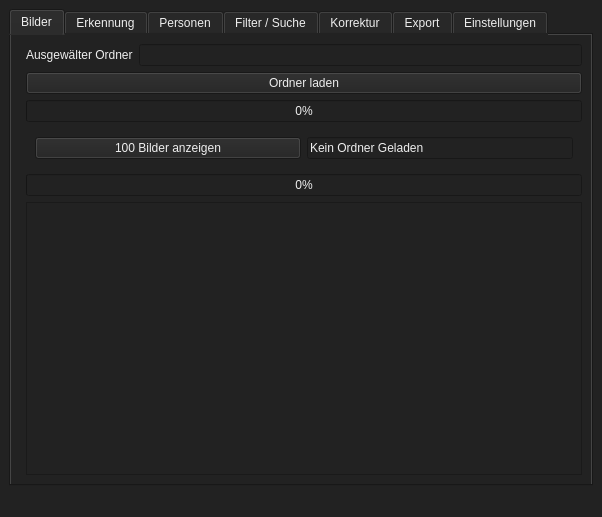
<?xml version="1.0" encoding="UTF-8"?>
<ui version="4.0">
 <class>MainWindow</class>
 <widget class="QMainWindow" name="MainWindow">
  <property name="geometry">
   <rect>
    <x>0</x>
    <y>0</y>
    <width>602</width>
    <height>517</height>
   </rect>
  </property>
  <property name="sizePolicy">
   <sizepolicy hsizetype="Expanding" vsizetype="Expanding">
    <horstretch>0</horstretch>
    <verstretch>0</verstretch>
   </sizepolicy>
  </property>
  <property name="windowTitle">
   <string>Face Sort App</string>
  </property>
  <property name="styleSheet">
   <string notr="true">background-color: #222; color: #EEE;</string>
  </property>
  <widget class="QWidget" name="centralwidget">
   <property name="sizePolicy">
    <sizepolicy hsizetype="Expanding" vsizetype="Expanding">
     <horstretch>0</horstretch>
     <verstretch>0</verstretch>
    </sizepolicy>
   </property>
   <layout class="QVBoxLayout" name="verticalLayout_4">
    <item>
     <widget class="QTabWidget" name="tabWidget">
      <property name="sizePolicy">
       <sizepolicy hsizetype="Expanding" vsizetype="Expanding">
        <horstretch>1</horstretch>
        <verstretch>1</verstretch>
       </sizepolicy>
      </property>
      <property name="currentIndex">
       <number>0</number>
      </property>
      <widget class="QWidget" name="tab_images">
       <attribute name="title">
        <string>Bilder</string>
       </attribute>
       <layout class="QFormLayout" name="formLayout_3">
        <item row="0" column="1">
         <layout class="QHBoxLayout" name="horizontalLayout_3">
          <item>
           <widget class="QLabel" name="selected_folder">
            <property name="text">
             <string>Ausgewälter Ordner</string>
            </property>
           </widget>
          </item>
          <item>
           <widget class="QLineEdit" name="selected_folder_path"/>
          </item>
         </layout>
        </item>
        <item row="1" column="1">
         <widget class="QPushButton" name="btn_load_folder">
          <property name="text">
           <string>Ordner laden</string>
          </property>
         </widget>
        </item>
        <item row="2" column="1">
         <widget class="QProgressBar" name="ordner_loading_names_to_progressbar">
          <property name="value">
           <number>0</number>
          </property>
         </widget>
        </item>
        <item row="5" column="0">
         <layout class="QVBoxLayout" name="verticalLayout"/>
        </item>
        <item row="5" column="1">
         <widget class="QProgressBar" name="ordner_loading_pictures_progressbar">
          <property name="enabled">
           <bool>true</bool>
          </property>
          <property name="value">
           <number>0</number>
          </property>
         </widget>
        </item>
        <item row="6" column="1">
         <widget class="QListWidget" name="ordner_list_bilder">
          <property name="sizePolicy">
           <sizepolicy hsizetype="Expanding" vsizetype="Expanding">
            <horstretch>0</horstretch>
            <verstretch>2</verstretch>
           </sizepolicy>
          </property>
          <property name="iconSize">
           <size>
            <width>200</width>
            <height>200</height>
           </size>
          </property>
          <property name="resizeMode">
           <enum>QListView::ResizeMode::Adjust</enum>
          </property>
          <property name="viewMode">
           <enum>QListView::ViewMode::IconMode</enum>
          </property>
         </widget>
        </item>
        <item row="4" column="1">
         <widget class="QWidget" name="widget" native="true">
          <layout class="QHBoxLayout" name="horizontalLayout_2">
           <item>
            <widget class="QPushButton" name="bilder_anzeigen">
             <property name="sizePolicy">
              <sizepolicy hsizetype="Expanding" vsizetype="Fixed">
               <horstretch>0</horstretch>
               <verstretch>0</verstretch>
              </sizepolicy>
             </property>
             <property name="text">
              <string>100 Bilder anzeigen</string>
             </property>
            </widget>
           </item>
           <item>
            <widget class="QLineEdit" name="bilder_laden_meldung">
             <property name="sizePolicy">
              <sizepolicy hsizetype="MinimumExpanding" vsizetype="Fixed">
               <horstretch>0</horstretch>
               <verstretch>0</verstretch>
              </sizepolicy>
             </property>
             <property name="text">
              <string>Kein Ordner Geladen</string>
             </property>
             <property name="readOnly">
              <bool>true</bool>
             </property>
            </widget>
           </item>
          </layout>
         </widget>
        </item>
       </layout>
      </widget>
      <widget class="QWidget" name="tab_detection">
       <attribute name="title">
        <string>Erkennung</string>
       </attribute>
       <layout class="QVBoxLayout" name="verticalLayout_5">
        <item>
         <widget class="QPushButton" name="btn_start_scan">
          <property name="text">
           <string>Erkennung starten</string>
          </property>
         </widget>
        </item>
        <item>
         <widget class="QProgressBar" name="scan_progressBar"/>
        </item>
        <item>
         <layout class="QGridLayout" name="gridLayout">
          <property name="spacing">
           <number>2</number>
          </property>
          <item row="1" column="0">
           <widget class="QLabel" name="label">
            <property name="sizePolicy">
             <sizepolicy hsizetype="MinimumExpanding" vsizetype="MinimumExpanding">
              <horstretch>0</horstretch>
              <verstretch>0</verstretch>
             </sizepolicy>
            </property>
            <property name="text">
             <string>asa</string>
            </property>
            <property name="alignment">
             <set>Qt::AlignmentFlag::AlignHCenter|Qt::AlignmentFlag::AlignTop</set>
            </property>
           </widget>
          </item>
          <item row="0" column="0">
           <widget class="QLabel" name="scan_aktuelles_bild_label">
            <property name="text">
             <string>Aktuelles Bild</string>
            </property>
            <property name="alignment">
             <set>Qt::AlignmentFlag::AlignCenter</set>
            </property>
           </widget>
          </item>
          <item row="0" column="1">
           <widget class="QLabel" name="scan_gefundene_gesichter_vorschau_label">
            <property name="text">
             <string>Gefundene Gesichter vorschau</string>
            </property>
            <property name="alignment">
             <set>Qt::AlignmentFlag::AlignCenter</set>
            </property>
           </widget>
          </item>
          <item row="1" column="1">
           <widget class="QLabel" name="label_2">
            <property name="sizePolicy">
             <sizepolicy hsizetype="MinimumExpanding" vsizetype="MinimumExpanding">
              <horstretch>0</horstretch>
              <verstretch>0</verstretch>
             </sizepolicy>
            </property>
            <property name="text">
             <string>TextLabel</string>
            </property>
           </widget>
          </item>
         </layout>
        </item>
       </layout>
      </widget>
      <widget class="QWidget" name="tab_persons">
       <attribute name="title">
        <string>Personen</string>
       </attribute>
       <layout class="QHBoxLayout" name="horizontalLayout">
        <item>
         <widget class="QListWidget" name="list_person_images">
          <property name="viewMode">
           <enum>QListView::ViewMode::IconMode</enum>
          </property>
         </widget>
        </item>
        <item>
         <widget class="QGroupBox" name="group_person_actions">
          <property name="title">
           <string>Aktionen</string>
          </property>
          <layout class="QVBoxLayout" name="verticalLayout_2">
           <item>
            <widget class="QPushButton" name="btn_set_primary">
             <property name="text">
              <string>Als Hauptbild</string>
             </property>
            </widget>
           </item>
           <item>
            <widget class="QPushButton" name="btn_delete_person">
             <property name="text">
              <string>Löschen</string>
             </property>
            </widget>
           </item>
           <item>
            <widget class="QPushButton" name="btn_merge_persons">
             <property name="text">
              <string>Zusammenführen</string>
             </property>
            </widget>
           </item>
           <item>
            <widget class="QPushButton" name="btn_rename_person">
             <property name="text">
              <string>Umbenennen</string>
             </property>
            </widget>
           </item>
          </layout>
         </widget>
        </item>
        <item>
         <widget class="QListWidget" name="list_persons"/>
        </item>
       </layout>
      </widget>
      <widget class="QWidget" name="tab_filter">
       <attribute name="title">
        <string>Filter / Suche</string>
       </attribute>
       <layout class="QVBoxLayout" name="layout_tab4">
        <item>
         <widget class="QLabel" name="label_filter_select">
          <property name="text">
           <string>Person(en) auswählen:</string>
          </property>
         </widget>
        </item>
        <item>
         <widget class="QListWidget" name="list_search_persons">
          <property name="selectionMode">
           <enum>QAbstractItemView::SelectionMode::MultiSelection</enum>
          </property>
         </widget>
        </item>
        <item>
         <widget class="QLabel" name="label_person_count">
          <property name="text">
           <string>Anzahl Personen im Bild:</string>
          </property>
         </widget>
        </item>
        <item>
         <widget class="QSpinBox" name="spin_person_count_filter">
          <property name="minimum">
           <number>1</number>
          </property>
          <property name="maximum">
           <number>10</number>
          </property>
         </widget>
        </item>
        <item>
         <layout class="QHBoxLayout" name="layout_exclusive">
          <item>
           <widget class="QLabel" name="label_exclusive">
            <property name="text">
             <string>Option:</string>
            </property>
           </widget>
          </item>
         </layout>
        </item>
        <item>
         <widget class="QRadioButton" name="radio_only_selected">
          <property name="text">
           <string>Nur ausgewählte</string>
          </property>
         </widget>
        </item>
        <item>
         <widget class="QRadioButton" name="radio_with_others">
          <property name="text">
           <string>Mit anderen</string>
          </property>
         </widget>
        </item>
        <item>
         <widget class="QPushButton" name="btn_apply_search">
          <property name="text">
           <string>Suche ausführen</string>
          </property>
         </widget>
        </item>
        <item>
         <widget class="QListWidget" name="list_search_results"/>
        </item>
       </layout>
      </widget>
      <widget class="QWidget" name="tab_correction">
       <property name="sizePolicy">
        <sizepolicy hsizetype="Expanding" vsizetype="Expanding">
         <horstretch>0</horstretch>
         <verstretch>0</verstretch>
        </sizepolicy>
       </property>
       <attribute name="title">
        <string>Korrektur</string>
       </attribute>
       <layout class="QVBoxLayout" name="verticalLayout_3">
        <item>
         <layout class="QVBoxLayout" name="layout_correction_right">
          <item>
           <widget class="QLabel" name="label_preview">
            <property name="text">
             <string>Bildvorschau</string>
            </property>
           </widget>
          </item>
          <item>
           <widget class="QLabel" name="label_image_preview">
            <property name="frameShape">
             <enum>QFrame::Shape::Box</enum>
            </property>
           </widget>
          </item>
          <item>
           <layout class="QHBoxLayout" name="layout_correction_actions">
            <item>
             <widget class="QLabel" name="label_assign">
              <property name="text">
               <string>Zuweisen an:</string>
              </property>
             </widget>
            </item>
            <item>
             <widget class="QComboBox" name="combo_assign_person">
              <item>
               <property name="text">
                <string>-- auswählen --</string>
               </property>
              </item>
             </widget>
            </item>
            <item>
             <widget class="QPushButton" name="btn_assign">
              <property name="text">
               <string>Zuweisen</string>
              </property>
             </widget>
            </item>
            <item>
             <widget class="QPushButton" name="btn_ignore">
              <property name="text">
               <string>Ignorieren</string>
              </property>
             </widget>
            </item>
           </layout>
          </item>
         </layout>
        </item>
        <item>
         <widget class="QListWidget" name="list_errors"/>
        </item>
       </layout>
      </widget>
      <widget class="QWidget" name="tab_export">
       <attribute name="title">
        <string>Export</string>
       </attribute>
       <layout class="QVBoxLayout" name="layout_tab6">
        <item>
         <widget class="QRadioButton" name="radio_export_person">
          <property name="text">
           <string>Nach Person exportieren</string>
          </property>
         </widget>
        </item>
        <item>
         <widget class="QListWidget" name="list_export_persons">
          <property name="selectionMode">
           <enum>QAbstractItemView::SelectionMode::MultiSelection</enum>
          </property>
         </widget>
        </item>
        <item>
         <widget class="QRadioButton" name="radio_export_filter">
          <property name="text">
           <string>Nach Filter exportieren</string>
          </property>
         </widget>
        </item>
        <item>
         <widget class="QPushButton" name="btn_select_filter">
          <property name="text">
           <string>Filter wählen...</string>
          </property>
         </widget>
        </item>
        <item>
         <widget class="QLabel" name="label_export_structure">
          <property name="text">
           <string>Ordnerstruktur:</string>
          </property>
         </widget>
        </item>
        <item>
         <widget class="QComboBox" name="combo_folder_structure">
          <item>
           <property name="text">
            <string>Name\\Bild</string>
           </property>
          </item>
          <item>
           <property name="text">
            <string>Alle in einem Ordner</string>
           </property>
          </item>
         </widget>
        </item>
        <item>
         <widget class="QPushButton" name="btn_start_export">
          <property name="text">
           <string>Export starten</string>
          </property>
         </widget>
        </item>
       </layout>
      </widget>
      <widget class="QWidget" name="tab_settings">
       <property name="sizePolicy">
        <sizepolicy hsizetype="Expanding" vsizetype="MinimumExpanding">
         <horstretch>0</horstretch>
         <verstretch>0</verstretch>
        </sizepolicy>
       </property>
       <attribute name="title">
        <string>Einstellungen</string>
       </attribute>
       <layout class="QFormLayout" name="formLayout_2">
        <item row="0" column="0">
         <widget class="QLabel" name="einstellungen_nachrichten">
          <property name="text">
           <string>Nachrichten</string>
          </property>
         </widget>
        </item>
        <item row="0" column="1">
         <widget class="QLineEdit" name="einstellungen_nachrichten_text">
          <property name="readOnly">
           <bool>true</bool>
          </property>
         </widget>
        </item>
        <item row="1" column="0">
         <widget class="QLabel" name="label_threads">
          <property name="text">
           <string>Threads:</string>
          </property>
         </widget>
        </item>
        <item row="1" column="1">
         <widget class="QSpinBox" name="spin_threads">
          <property name="minimum">
           <number>1</number>
          </property>
          <property name="maximum">
           <number>32</number>
          </property>
          <property name="value">
           <number>4</number>
          </property>
         </widget>
        </item>
        <item row="2" column="0">
         <widget class="QLabel" name="label_gpu_or_cpu">
          <property name="enabled">
           <bool>false</bool>
          </property>
          <property name="text">
           <string>Mode:</string>
          </property>
         </widget>
        </item>
        <item row="2" column="1">
         <widget class="QComboBox" name="combo_mode">
          <item>
           <property name="text">
            <string>CPU</string>
           </property>
          </item>
          <item>
           <property name="text">
            <string>GPU</string>
           </property>
          </item>
         </widget>
        </item>
       </layout>
      </widget>
     </widget>
    </item>
   </layout>
  </widget>
  <widget class="QMenuBar" name="menubar">
   <property name="geometry">
    <rect>
     <x>0</x>
     <y>0</y>
     <width>602</width>
     <height>22</height>
    </rect>
   </property>
  </widget>
  <widget class="QStatusBar" name="statusbar"/>
 </widget>
 <resources/>
 <connections/>
</ui>
